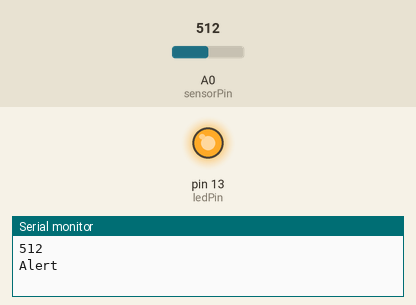
A sketch run on a simulated Arduino Uno, built with avr-gcc and run on an emulated ATmega328P. Shown: output pins drawn as LEDs (lit = HIGH), the last lines printed to the serial monitor. The test bench sets the inputs (shaded band); at power-on: A0 (sensorPin) = 512.

Above: at 1.2 s.
1.3 s: A0 (sensorPin) set to 465
5.2 s: A0 (sensorPin) set to 440
At 8.9 s:
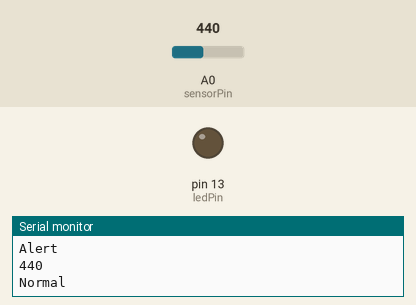
9.5 s: A0 (sensorPin) set to 511
At 13.2 s:
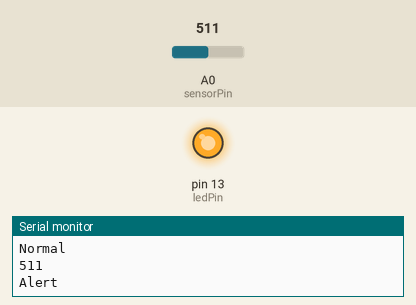
13.5 s: A0 (sensorPin) set to 390
At 17.4 s:
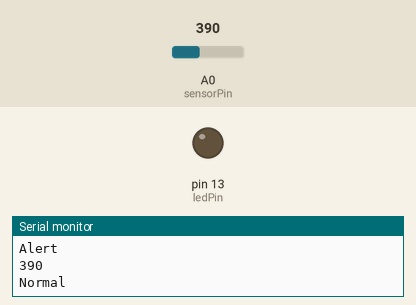
Timing chart, 0 to 18.5 s (numbered marks = the images above; inputs shaded):
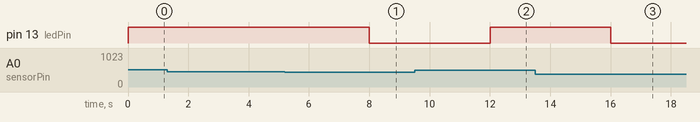

The sketch:

mq135.ino
```cpp
#include <MQUnifiedsensor.h>

int ledPin = 13;
int sensorPin = A0;
int value;

void setup()
{
Serial.begin(9600);
pinMode(ledPin,OUTPUT);
}
void loop()
{
int Value = analogRead(sensorPin);
value = analogRead(A0);
Serial.println(value);
if (value-50 > 400)

{
    digitalWrite(ledPin,HIGH);
    Serial.println ("Alert");
  }

  else

 {
    digitalWrite(ledPin,LOW);
    Serial.println("Normal");
  }

delay(4000);
}
```

Measured:
- the behaviour switches between 451 and 450 on A0 (sensorPin) (found by bisection; images 0 and 1)
- after the input at 5.2 s, pin 13 (ledPin): HIGH → LOW after 2.8 s
- after the input at 9.5 s, pin 13 (ledPin): LOW → HIGH after 2.5 s
- after the input at 13.5 s, pin 13 (ledPin): HIGH → LOW after 2.5 s
